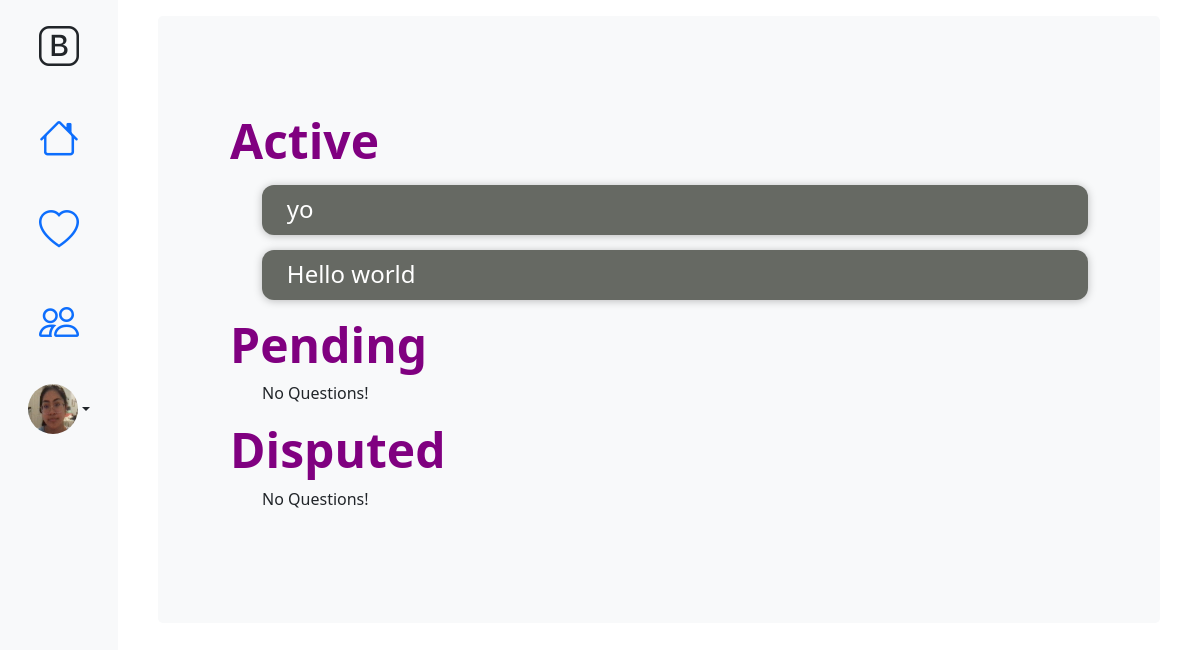
Page /specialist/ (signed in) on the earlier database version.
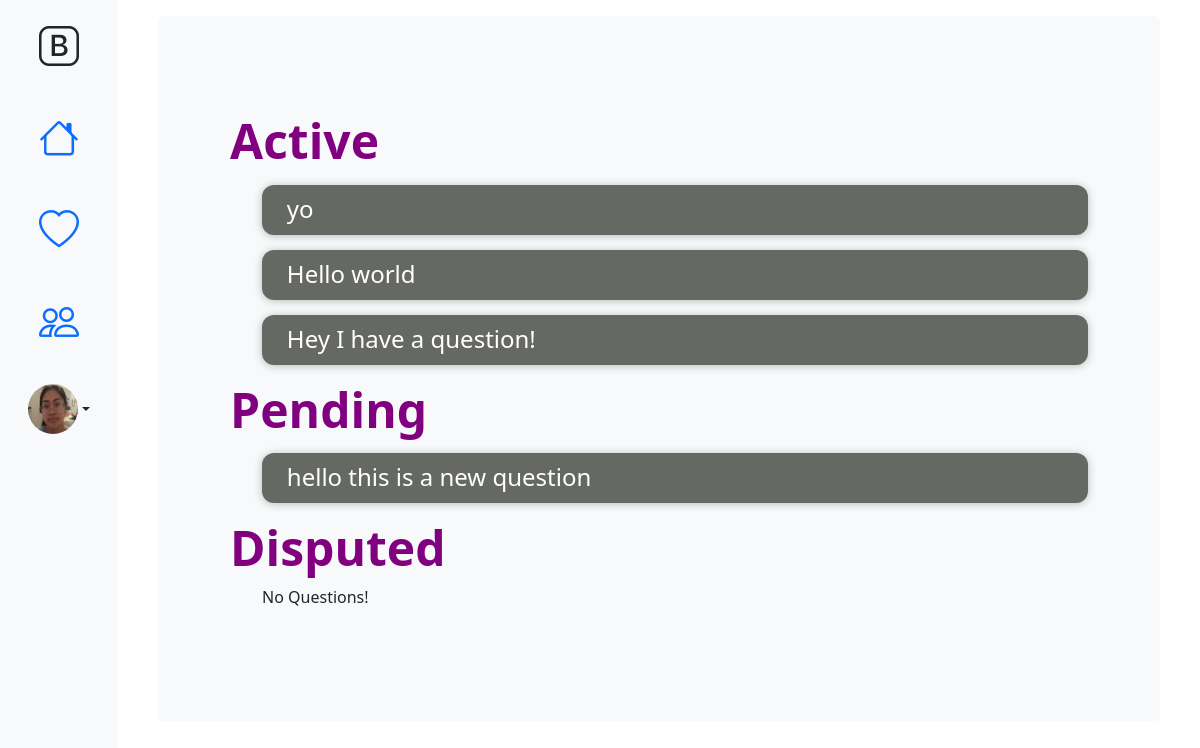
Same page on the later database version.
### firstApp/models.py (models this page shows, shortened)
class Question(models.Model):
    PROGRESSTYPE = models.TextChoices('PROGRESSTYPE', 'Active Pending Archived Disputed')
    FIELDTYPE = models.TextChoices('FIELDTYPE', 'Medical Engineering Education Home General')
    title = models.CharField(max_length=200)
    author = models.ForeignKey('auth.User', on_delete=models.CASCADE, null=True)
    text = models.TextField()
    created_date = models.DateTimeField(default=timezone.now)
    price = models.PositiveIntegerField(default=1)
    field_type = models.CharField(choices=FIELDTYPE.choices, max_length=12, default="General")
    progress_type = models.CharField(choices=PROGRESSTYPE.choices, max_length=12, default="Pending")
    room = models.CharField(max_length=6, default="")

### firstApp/views.py (the view)
# urls.py: path('specialist/',views.HomeSpecialistListView.as_view(),name="homeSpecialist"),
class HomeSpecialistListView(LoginRequiredMixin,ListView):
    login_url = '/about/'
    redirect_field_name = ''
    template_name = 'firstApp/specialist_list.html'
    context_object_name = 'questions'
    model = Question
    def get_queryset(self):
         specialist = get_object_or_404(UserProfileInfo,user = self.request.user)
         if self.request.user.is_authenticated:
             questions = Question.objects.filter(field_type=specialist.field)
             return questions.filter(progress_type="Pending")
         else:
             return Question.objects.none()
    def get_context_data(self,**kwargs):
        specialist=get_object_or_404(UserProfileInfo,user=self.request.user)
        context = super(HomeSpecialistListView,self).get_context_data(**kwargs)
        context['active_questions']=Question.objects.filter(progress_type= 'Active',field_type=specialist.field)
        context['pending_questions']=Question.objects.filter(progress_type= 'Pending', field_type=specialist.field)
        context['disputed_questions']=Question.objects.filter(progress_type= 'Disputed', field_type=specialist.field)
        return context

### firstApp/context_processors.py (called while the page is built)
def firstContext(request):
    try:
        if request.user.is_authenticated:
            profile = get_object_or_404(UserProfileInfo,user=request.user)
            return {
                'profile': profile
            }
        return {'empty': ''}
    except:
        return {'profile':'hi'}

### firstApp/templates/firstApp/specialist_list.html
{% extends "firstApp/base2.html" %}
{% block body_block %}
<div class="container">
<div class="p-5 mb-4 bg-light rounded-3">
      <div class="container-fluid py-5">
        <h1 class="display-5 fw-bold color-me">Active</h1>
        <div class="centerstage">
          <ul>
            {% for question in active_questions %}
            <div class="whole-post" onclick="location.href = '{%url 'firstApp:room' slug=question.room %}'">
              <div class="question-list-item">
            <h4>{{question.title}}</h4>
            </div>
            </div>
            {%empty%}
            <p>No Questions!</p>
            {% endfor %}
          </ul>
        </div>
        <h1 class="display-5 fw-bold color-me">Pending</h1>
        <div class="centerstage">
          <ul>
            {% for question in questions %}
            <div class="whole-post" onclick="location.href = {{question.id}}">
              <div class="question-list-item">
            <h4>{{question.title}}</h4>
            </div>
            </div>
            {%empty%}
            <p>No Questions!</p>
            {% endfor %}
          </ul>
        </div>
        <h1 class="display-5 fw-bold color-me">Disputed</h1>
        <div class="centerstage">
          <ul>
            {% for question in disputed_questions %}
            <div class="whole-post" onclick="location.href = '{%url 'firstApp:room' slug=question.room %}'">
              <div class="question-list-item">
            <h4>{{question.title}}</h4>
            </div>
            </div>
            {%empty%}
            <p>No Questions!</p>
            {% endfor %}
          </ul>
        </div>
      </div>
    </div>
  </div>
{% endblock %}

Differences in the rows shown:
added Question: title "Hey I have a question!", shown under "Active"
added Question: title "hello this is a new question", shown under "Pending"
Other differences:
text no longer shown: "No Questions!"
